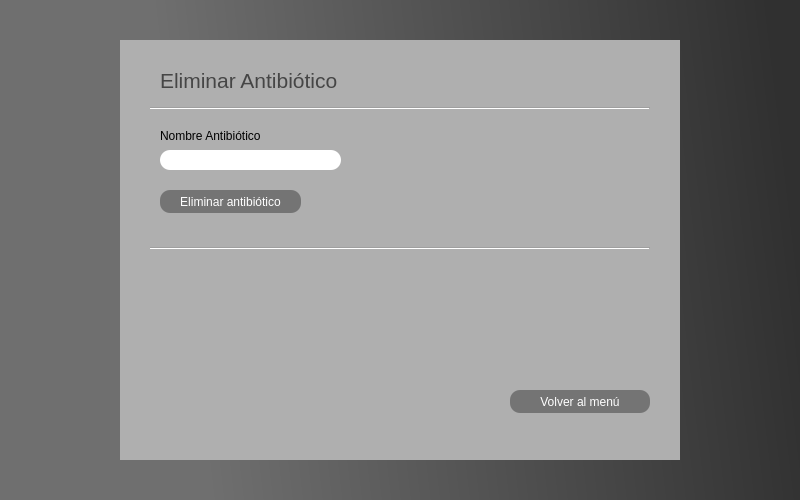
<?xml version="1.0" encoding="UTF-8"?>
<ui version="4.0">
 <class>MainWindow</class>
 <widget class="QMainWindow" name="MainWindow">
  <property name="geometry">
   <rect>
    <x>0</x>
    <y>0</y>
    <width>800</width>
    <height>500</height>
   </rect>
  </property>
  <property name="minimumSize">
   <size>
    <width>800</width>
    <height>500</height>
   </size>
  </property>
  <property name="maximumSize">
   <size>
    <width>800</width>
    <height>500</height>
   </size>
  </property>
  <property name="windowTitle">
   <string>MainWindow</string>
  </property>
  <property name="styleSheet">
   <string notr="true">QWidget#centralwidget{background-color: qlineargradient(spread:pad, x1:0, y1:0.625, x2:1, y2:0.551, stop:0.232955 rgba(111, 111, 111, 255), stop:1 rgba(74, 74, 74, 255));
background-color: qlineargradient(spread:pad, x1:0, y1:0.625, x2:1, y2:0.551, stop:0.232955 rgba(111, 111, 111, 255), stop:1 rgba(48, 48, 48, 255));}</string>
  </property>
  <widget class="QWidget" name="centralwidget">
   <widget class="QGroupBox" name="groupBox_2">
    <property name="geometry">
     <rect>
      <x>120</x>
      <y>40</y>
      <width>560</width>
      <height>420</height>
     </rect>
    </property>
    <property name="cursor">
     <cursorShape>ArrowCursor</cursorShape>
    </property>
    <property name="styleSheet">
     <string notr="true">QWidget#groupBox_2{background-color: qlineargradient(spread:pad, x1:0, y1:0.625, x2:1, y2:0.551, stop:0 rgba(175, 175, 175, 255));
font: 12pt &quot;MS Shell Dlg 2&quot;;
border: none;}

</string>
    </property>
    <property name="title">
     <string/>
    </property>
    <widget class="QLabel" name="label">
     <property name="geometry">
      <rect>
       <x>40</x>
       <y>20</y>
       <width>251</width>
       <height>41</height>
      </rect>
     </property>
     <property name="font">
      <font>
       <pointsize>16</pointsize>
      </font>
     </property>
     <property name="styleSheet">
      <string notr="true">color: rgb(70, 70, 70);</string>
     </property>
     <property name="text">
      <string>Eliminar Antibiótico</string>
     </property>
    </widget>
    <widget class="QLineEdit" name="nombreAntibioticoInput">
     <property name="geometry">
      <rect>
       <x>40</x>
       <y>110</y>
       <width>181</width>
       <height>20</height>
      </rect>
     </property>
     <property name="styleSheet">
      <string notr="true">border-radius:10px;
</string>
     </property>
     <property name="text">
      <string/>
     </property>
    </widget>
    <widget class="QLabel" name="label_7">
     <property name="geometry">
      <rect>
       <x>40</x>
       <y>80</y>
       <width>161</width>
       <height>31</height>
      </rect>
     </property>
     <property name="styleSheet">
      <string notr="true">font: 12pt &quot;MS Shell Dlg 2&quot;;</string>
     </property>
     <property name="text">
      <string>Nombre Antibiótico</string>
     </property>
    </widget>
    <widget class="QPushButton" name="eliminarProductoBoton">
     <property name="geometry">
      <rect>
       <x>40</x>
       <y>150</y>
       <width>141</width>
       <height>23</height>
      </rect>
     </property>
     <property name="cursor">
      <cursorShape>PointingHandCursor</cursorShape>
     </property>
     <property name="styleSheet">
      <string notr="true">QWidget#eliminarProductoBoton{border-radius:10px;
color: rgb(255, 255, 255);
background-color: qlineargradient(spread:pad, x1:0, y1:0.625, x2:1, y2:0.551, stop:0 rgba(116, 116, 116, 255));
border: 1px;
border-color: qlineargradient(spread:pad, x1:0, y1:0, x2:1, y2:1, stop:1 rgba(220, 220, 220, 255));}
QWidget#eliminarProductoBoton:hover{
	background-color: qlineargradient(spread:pad, x1:0, y1:0, x2:1, y2:1, stop:0 rgba(240, 240, 240, 255));
	color: rgb(68, 68, 68);
	border-color: rgb(68, 68, 68);
	shadow: large;
}</string>
     </property>
     <property name="text">
      <string>Eliminar antibiótico</string>
     </property>
    </widget>
    <widget class="Line" name="line">
     <property name="geometry">
      <rect>
       <x>30</x>
       <y>60</y>
       <width>500</width>
       <height>16</height>
      </rect>
     </property>
     <property name="autoFillBackground">
      <bool>false</bool>
     </property>
     <property name="orientation">
      <enum>Qt::Horizontal</enum>
     </property>
    </widget>
    <widget class="Line" name="line_2">
     <property name="geometry">
      <rect>
       <x>30</x>
       <y>200</y>
       <width>500</width>
       <height>16</height>
      </rect>
     </property>
     <property name="autoFillBackground">
      <bool>false</bool>
     </property>
     <property name="orientation">
      <enum>Qt::Horizontal</enum>
     </property>
    </widget>
    <widget class="QPushButton" name="volverMenuBoton">
     <property name="geometry">
      <rect>
       <x>390</x>
       <y>350</y>
       <width>140</width>
       <height>23</height>
      </rect>
     </property>
     <property name="cursor">
      <cursorShape>PointingHandCursor</cursorShape>
     </property>
     <property name="styleSheet">
      <string notr="true">QWidget#volverMenuBoton{border-radius:10px;
color: rgb(255, 255, 255);
background-color: qlineargradient(spread:pad, x1:0, y1:0.625, x2:1, y2:0.551, stop:0 rgba(116, 116, 116, 255));
border: 1px;
border-color: qlineargradient(spread:pad, x1:0, y1:0, x2:1, y2:1, stop:1 rgba(220, 220, 220, 255));}
QWidget#volverMenuBoton:hover{
	background-color: qlineargradient(spread:pad, x1:0, y1:0, x2:1, y2:1, stop:0 rgba(240, 240, 240, 255));
	color: rgb(68, 68, 68);
	border-color: rgb(68, 68, 68);
	shadow: large;
}</string>
     </property>
     <property name="text">
      <string>Volver al menú</string>
     </property>
    </widget>
    <widget class="QLabel" name="mensajeRetorno">
     <property name="geometry">
      <rect>
       <x>60</x>
       <y>230</y>
       <width>271</width>
       <height>16</height>
      </rect>
     </property>
     <property name="text">
      <string/>
     </property>
    </widget>
   </widget>
  </widget>
 </widget>
 <resources/>
 <connections/>
</ui>
